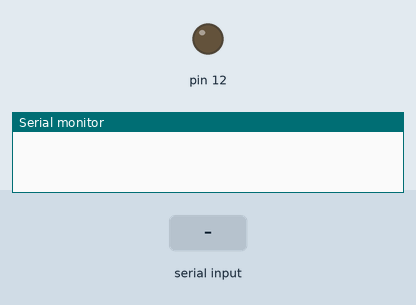
Bench run of a sketch on a simulated Arduino Uno, built with avr-gcc and run on an emulated ATmega328P. Shown: output pins drawn as LEDs (lit = HIGH), the last lines printed to the serial monitor. The inputs (shaded band) are chosen by the test bench.

Above: at 1.2 s.
1.3 s: "1" received over the second serial link
At 2.4 s:
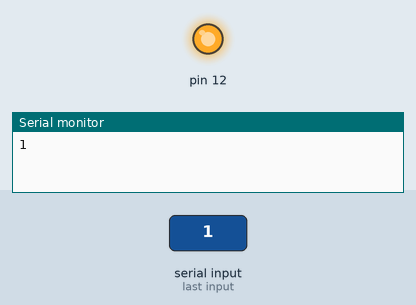
2.8 s: "2" received over the second serial link
At 3.5 s:
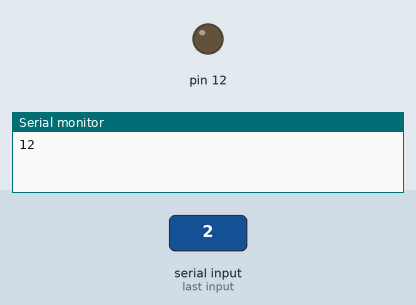
Timing chart, 0 to 5.8 s (numbered marks = the images above; inputs shaded):
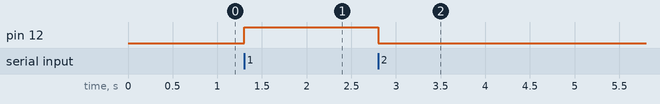

The sketch:

1_BlueTooth.ino
```cpp
#include <SoftwareSerial.h>
SoftwareSerial BT_Serial(2, 3); // TX, RX

void setup() {
  Serial.begin(9600);
  BT_Serial.begin(9600);
  pinMode(12, OUTPUT);
}

void loop() {
  if(BT_Serial.available()){
    byte data = BT_Serial.read();
    Serial.write(data);

    if(data == '1'){
      digitalWrite(12,HIGH);
    }else if(data == '2'){
      digitalWrite(12,LOW);
    }
  }

  if(Serial.available()){
    BT_Serial.write(Serial.read());
  }
}
```

Measured:
- after the input at 1.3 s, pin 12: LOW → HIGH at once
- after the input at 2.8 s, pin 12: HIGH → LOW at once
